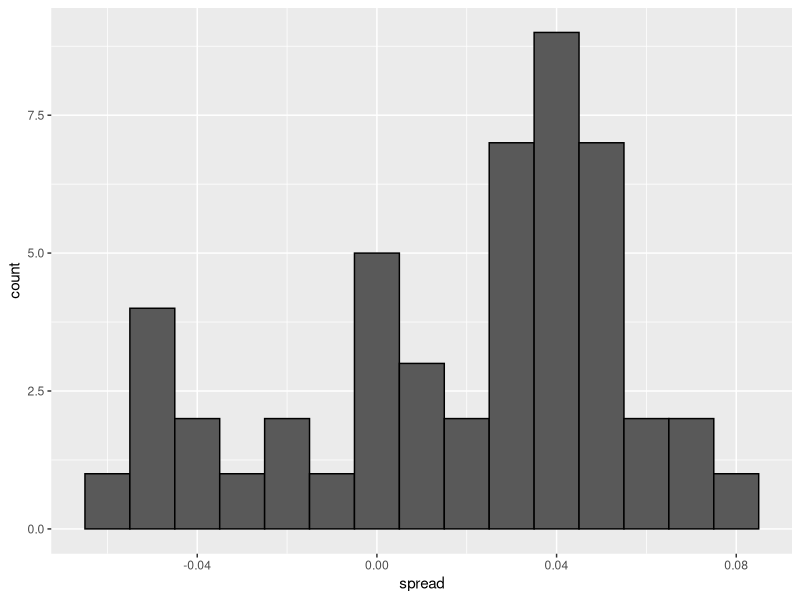
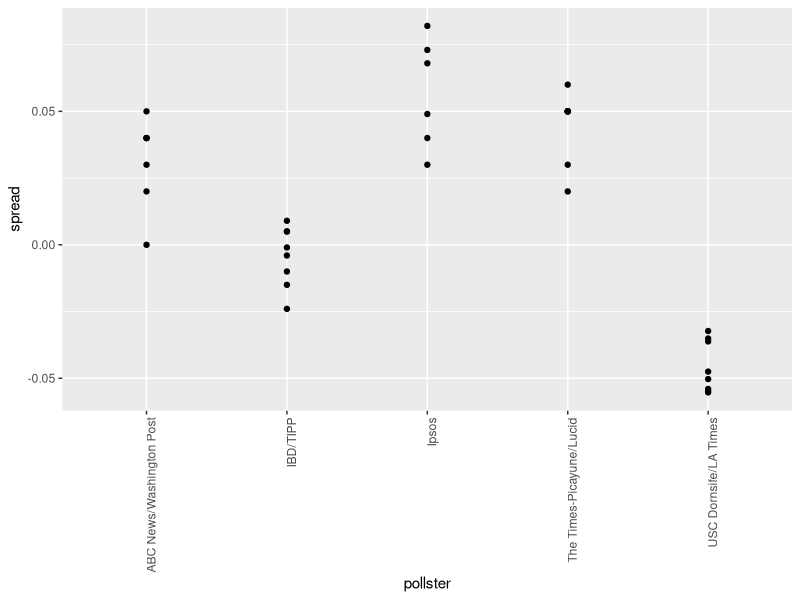
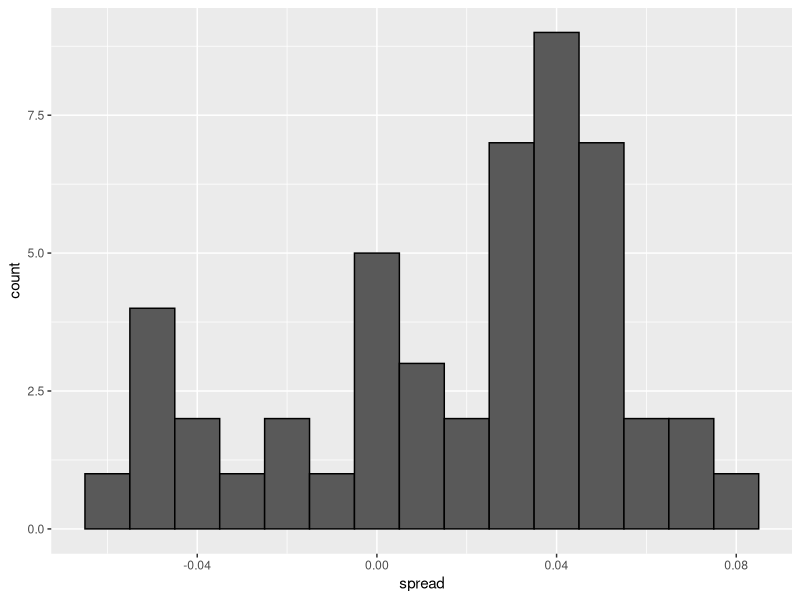
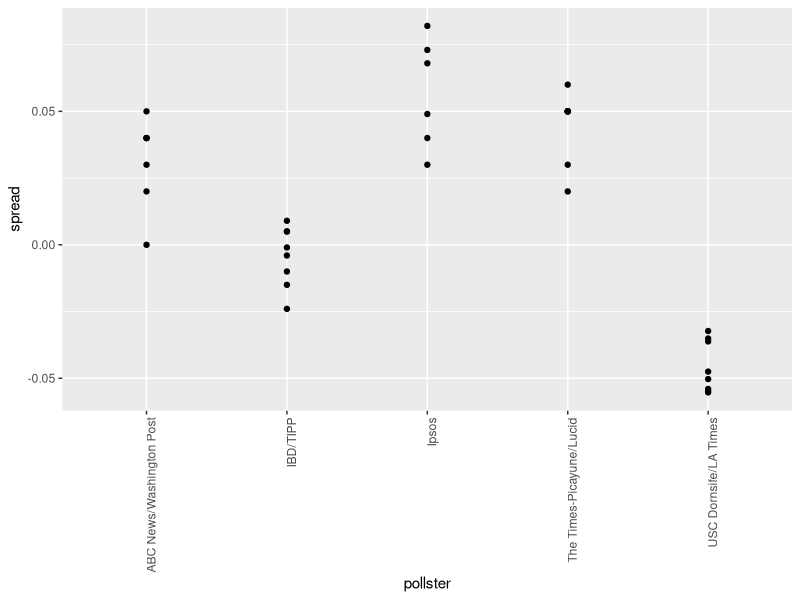

These figures' R source, in order:
library(dslabs)
library(tidyverse)

data(polls_us_election_2016)
names(polls_us_election_2016)

# keep only national polls from week before election with a grade considered reliable
polls <- polls_us_election_2016 %>% filter(state == "U.S." & enddate >= "2016-10-31" & (grade %in% c("A+", "A", "A-", "B+") | is.na(grade)))

# add spread estimate
polls <- polls %>% mutate(spread = rawpoll_clinton/100 - rawpoll_trump/100)

# compute estimated spread for combined polls
d_hat <- polls %>% summarize(d_hat = sum(spread * samplesize) / sum(samplesize)) %>% .$d_hat
d_hat

# compute margin of error
p_hat <- (d_hat+1)/2
p_hat
moe <- 1.96 * 2 * sqrt(p_hat*(1-p_hat)/sum(polls$samplesize))
moe

# histogram of the spread
polls %>% ggplot(aes(spread)) + geom_histogram(color="black", binwidth = .01)
ggsave("figs/spread-barplot.png")

#Code: Investigating poll data and pollster bias
# number of polls per pollster in week before election
polls %>% group_by(pollster) %>% summarize(n())

# plot results by pollsters with at least 6 polls
polls %>% group_by(pollster) %>% filter(n() >= 6) %>% ggplot(aes(pollster, spread)) + geom_point() + theme(axis.text.x = element_text(angle = 90, hjust = 1))
ggsave("figs/pollster-result-barplot.png")

# standard errors within each pollster
polls %>% group_by(pollster) %>% filter(n() >= 6) %>% summarize(se = 2 * sqrt(p_hat * (1-p_hat) / median(samplesize)))
